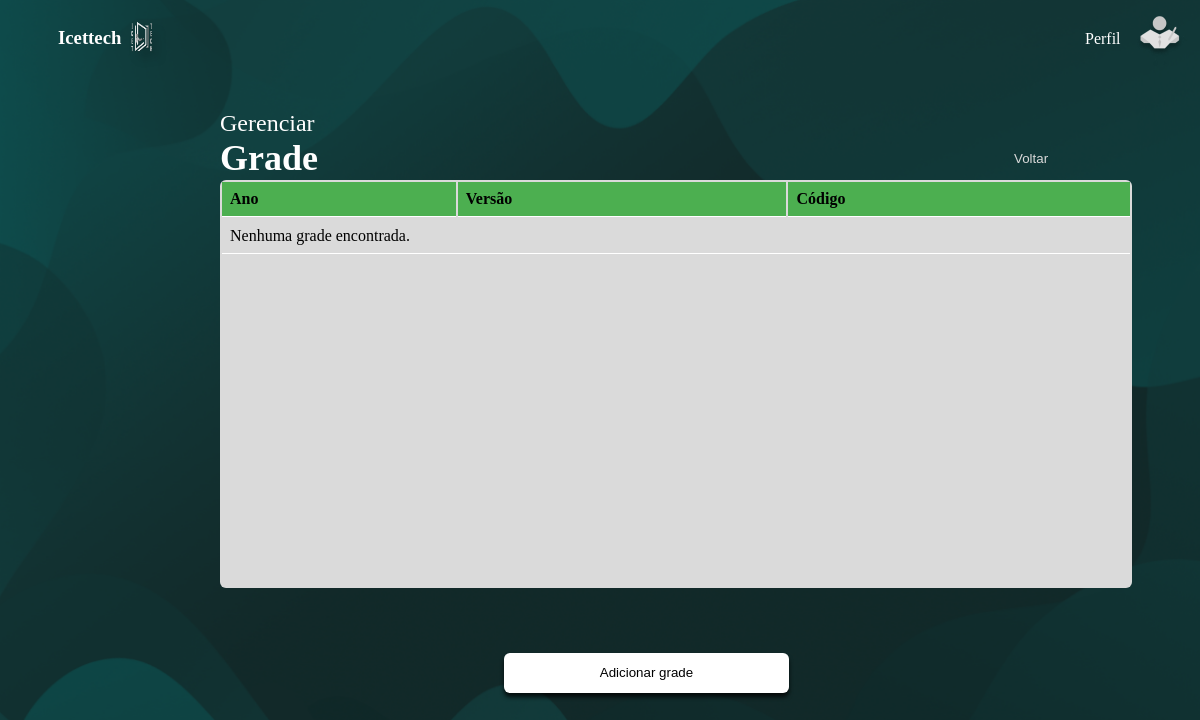
Before: /gerenciamento/grade/ with the older database file.
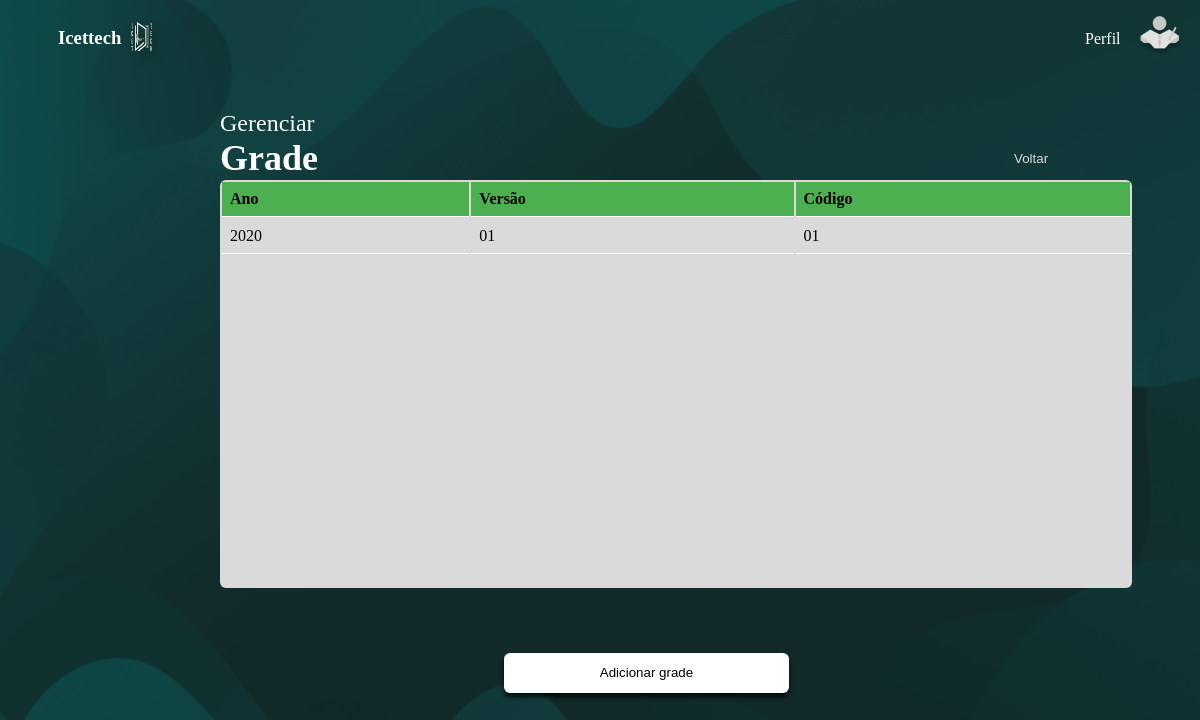
After: the same page with the newer database file.
### Grade/models.py (models this page shows, shortened)
class Grade(models.Model):
    id_grade = models.AutoField(primary_key=True)
    ano = models.IntegerField(null=False)
    versao = models.CharField(max_length=12)
    codigo = models.CharField(max_length=6)

### Administrador/views.py (the view)
# urls.py: path('gerenciamento/grade/', gerennciamento.gerenciamentograde, name='gerenciamentograde'),
    def gerenciamentograde(request):
        grade = Grade.objects.all()
        return render(request, 'G_grade.html', {'grade': grade})

### Administrador/templates/G_grade.html (shortened to what this page needs)
{% load static %}
<!DOCTYPE html>
<html lang="en">
  <head>
    <link rel="stylesheet" href="{% static 'css/gerenciargrad.css' %}" />
  </head>
  <body>
    <header class="header-conteiner">
      <div class="header-left">
        <h3 class="nomeLogo">Icettech</h3>
        <img
          class="logotipo2"
          src="{% static 'imagens/LogoicettechPB.png' %}"
          alt=""
        />
      </div>
    </header>
    <nav class="navegação">
      <div class="links">
        <p>Perfil</p>
        <a href="{% url 'perfil' %}"
          ><img src="{% static 'imagens/Iconesprofessor2.png' %}" alt=""
        /></a>
      </div>
    </nav>
    <section>
      <div class="title">
        <p>Gerenciar</p>
        <h1>Grade</h1>
      </div>
      <div class="conteiner">
        <div class= "table-wrapper">
          <table>
            <tbody id="tbody">
              <tr>
                <th>Ano</th>
                <th>Versão</th>
                <th>Código</th>
              </tr>
                {% for grade in grade %}
              <tr>
                  <td>{{ grade.ano }}</td>
                  <td>{{ grade.versao }}</td>
                  <td>{{ grade.codigo }}</td>
              </tr>
                {% empty %}
              <tr>
                  <td colspan="3">Nenhuma grade encontrada.</td>
              </tr>
                {% endfor %}
            </tbody>
          </table>
        </div>
      </div>
      <div>
        <button class="button_back" onclick="voltar()">Voltar</button>
      </div>
    </section>
    <div class="button-Ad">
      <a href="{% url 'cadastrargrade' %}"><button>Adicionar grade</button></a>
    </div>
  </body>
</html>

### static/css/gerenciargrad.css (style rules this page uses)
body { background-image: url(../imagens/Background2.png); background-repeat: no-repeat; background-size: 100vw 100%; height: 100vh; overflow-y: hidden; font-style: normal; }
.logotipo2 { position: absolute; width: 24px; height: 34px; left: 130px; top: 20px; filter: drop-shadow(6px 8px 4px rgba(0, 0, 0, 0.25)); border-radius: 1px; }
.header-left { display: flex; align-items: center; }
.navegação { display: flex; position: absolute; left: 90%; top: 1px; }
.links p, .links a { display: inline-block; vertical-align: middle; margin: 0; color: white; }
.links { margin: 5px; color: white; cursor: pointer; }
.nomeLogo { margin-left: 50px; color: white; }
.title { position: absolute; font-size: 24px; margin-bottom: 20px; color: white; left: 160px; top: 110px; }
.title p, .title h1 { margin: 0; }
.title { position: absolute; font-size: 24px; margin-bottom: 20px; color: white; left: 220px; top: 110px; }
.conteiner { position: absolute; top: 180px; left: 220px; box-sizing: border-box; width: 76%; height: 50%; background-color: #dadada; border: 1px; border-radius: 6px; }
.button_back { position: absolute; left: 84%; top: 150px; background-color: transparent; border: none; color: #dadada; cursor: pointer; }
.button-Ad { position: absolute; top: 80%; left: 42%; }
.button-Ad button { background: white; box-shadow: 0px 4px 4px rgba(0, 0, 0, 0.76); border-radius: 6px; border: none; width: 285px; height: 40px; }
table { width: 100%; }
th, td { padding: 8px; text-align: left; border-bottom: 1px solid white; }
th { background-color: #4caf50; }
.table-wrapper { max-height: 100%; overflow-y: auto; }
.table-wrapper table { width: 100%; }

Changed rows visible on the page:
added Grade: ano "2020", versao "01", codigo "01"
Other visible differences:
text no longer shown: "Nenhuma grade encontrada."
